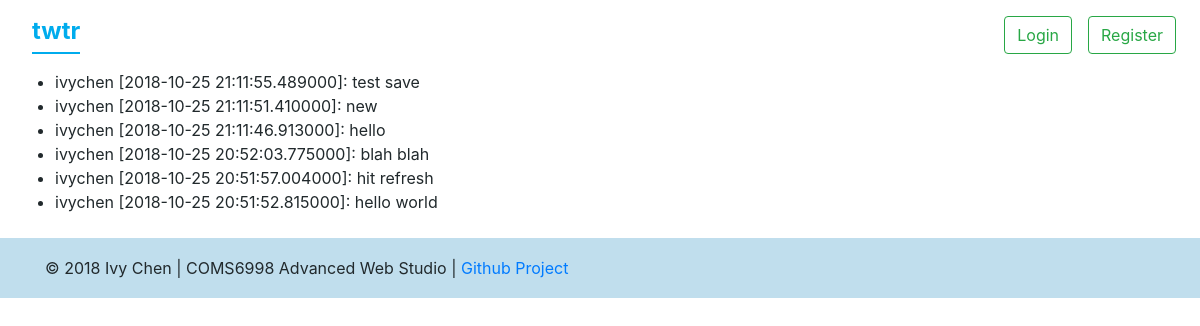
Page /messages/ivychen on the committed database.
### models.py (models this page shows)
class Message(db.Model):
    id = db.Column('id', db.Integer, primary_key=True)
    timestamp = db.Column(db.DateTime)
    sender = db.Column('sender', db.String(140))
    replyto = db.Column('replyto', db.String(140))
    message = db.Column('message', db.String(300))

### app.py (the view)
@app.route('/messages/<username>', methods=['POST', 'GET'])
def messages(username):
    page = request.args.get('page', 1, type=int)
    messages = models.Message.query.filter_by(sender=username).order_by(models.Message.timestamp.desc()).paginate(page, app.config['POSTS_PER_PAGE'], False)
    next_url = url_for('messages', username=username, page=messages.next_num) \
        if messages.has_next else None
    prev_url = url_for('messages', username=username, page=messages.prev_num) \
        if messages.has_prev else None
    return render_template('messages.html', messages=messages.items, next_url=next_url, prev_url=prev_url)

### templates/messages.html (shortened to what this page needs)
{% extends "base.html" %}
{% block body %}
  {% block content %}
  <ul id="messages" class="messages-container">
    {% for msg in messages %}
      <li class="message-item">{{ msg.sender }} [{{ msg.timestamp }}]: {{ msg.message }}</li>
    {% endfor %}
  </ul>
  {% endblock %}
{% endblock %}

### rows in the picture
Message: sender "ivychen", timestamp "2018-10-25 21:11:55.489000", message "test save"
Message: sender "ivychen", timestamp "2018-10-25 21:11:51.410000", message "new"
Message: sender "ivychen", timestamp "2018-10-25 21:11:46.913000", message "hello"
Message: sender "ivychen", timestamp "2018-10-25 20:52:03.775000", message "blah blah"
Message: sender "ivychen", timestamp "2018-10-25 20:51:57.004000", message "hit refresh"
Message: sender "ivychen", timestamp "2018-10-25 20:51:52.815000", message "hello world"
